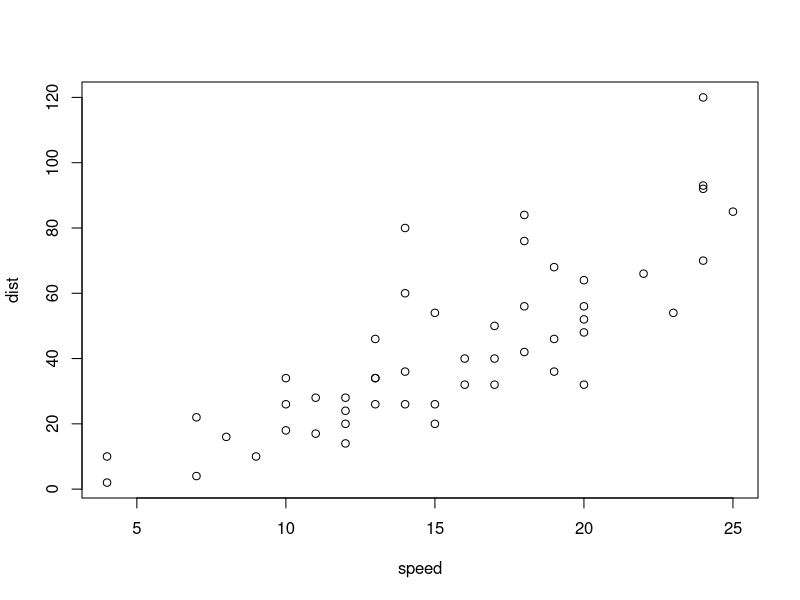
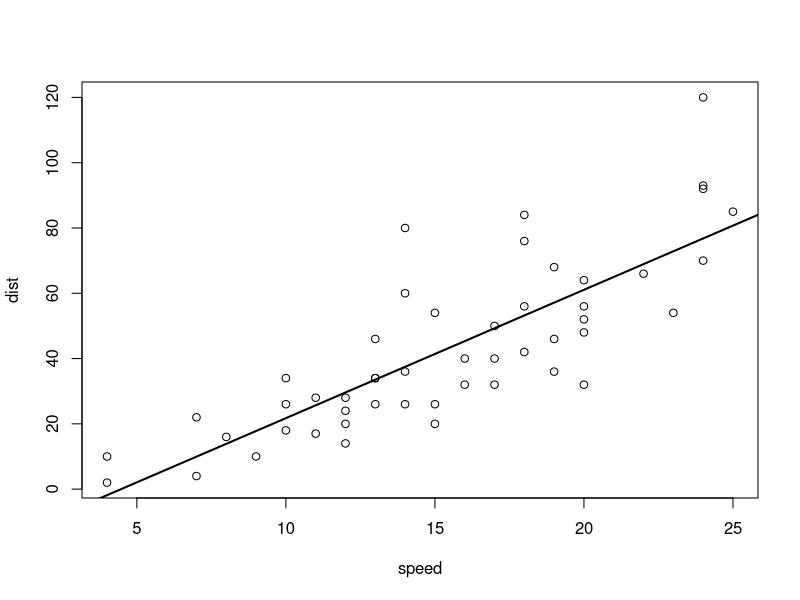
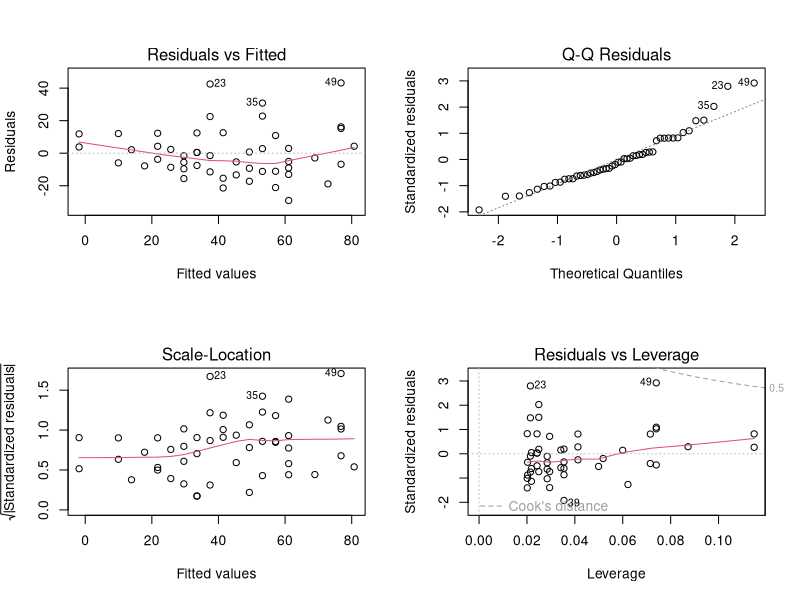
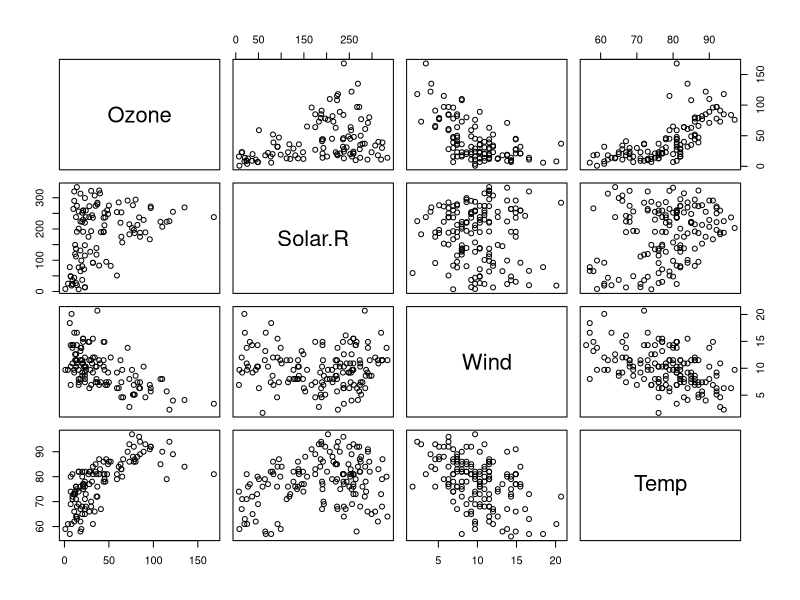
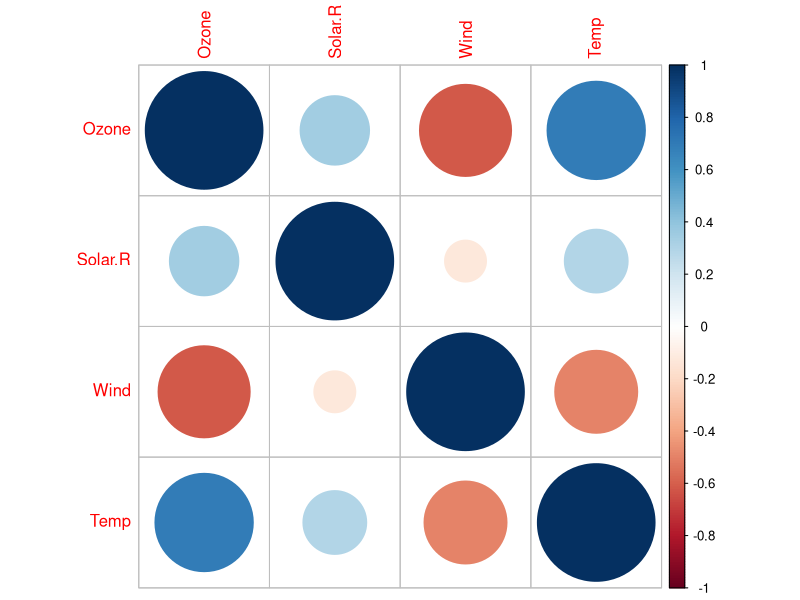
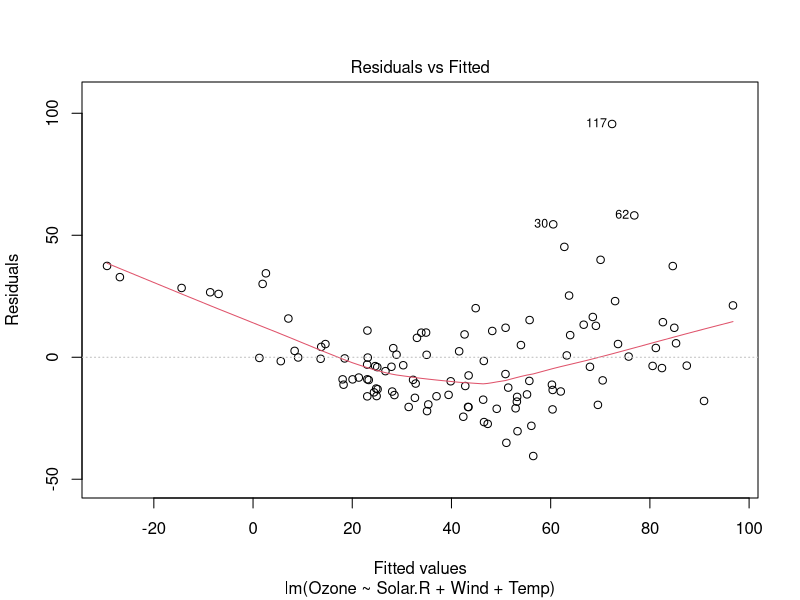
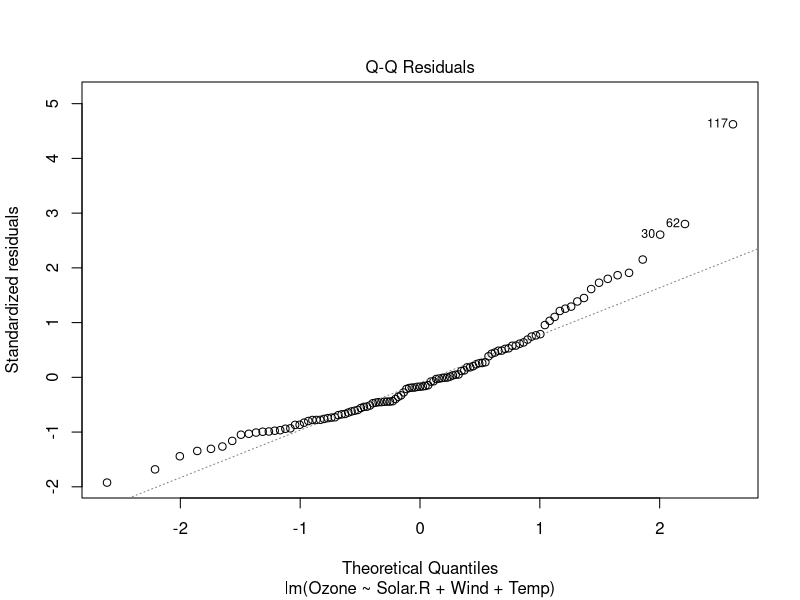
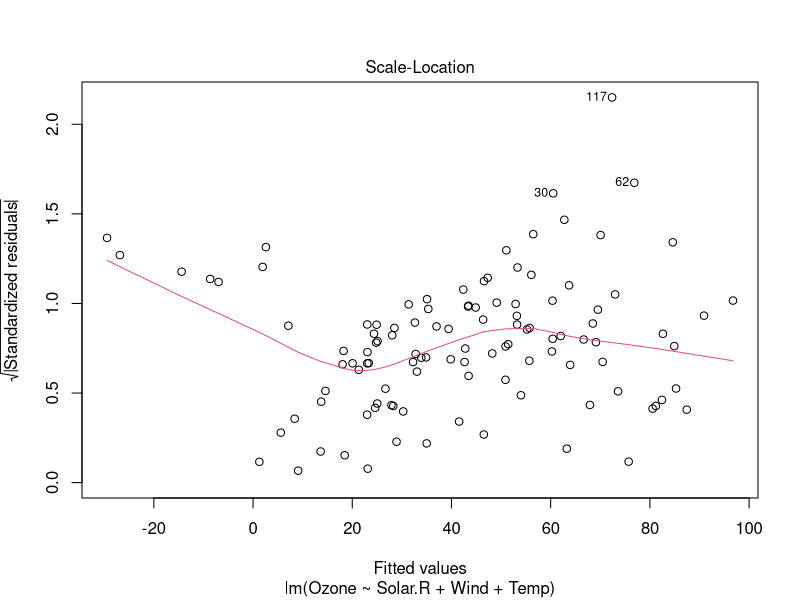

The R source for these figures, in order:
## 単回帰分析
## データ準備
#サンプルデータ読み込み
data('cars')
head(cars)
#散布図
plot(cars)
#相関係数
cor(cars$speed, cars$dist)

## 単回帰分析
#モデル当てはめ
cars.lm <- lm(dist~speed, data=cars)
summary(cars.lm)

#残差
residuals(cars.lm)
#cars.lm$residuals

#予測値
yhat <- predict(cars.lm)
u <- residuals(cars.lm)
data.frame(cars, yhat, u)

#グラフによる分析
plot(cars)
abline(cars.lm, lwd=2)

#残差分析
par(mfrow=c(2,2))
plot(cars.lm)
par(mfrow=c(1,1))

## 重回帰分析
#データ確認
str(airquality)
#class(airquality)
#head(airquality)
#対散布図
pairs(airquality[,1:4])
#相関行列
mcor <- cor(airquality[,1:4],use = "complete")
mcor
library(corrplot)
corrplot(mcor)

#モデルあてはめ
air.lm <- lm(Ozone~Solar.R+Wind+Temp, data=airquality)
summary(air.lm)

#回帰診断
plot(air.lm)
library(car)
vif(air.lm)

#交互作用モデルあてはめ
air.lm2 <- lm(Ozone~(Solar.R+Wind+Temp)^2, data=airquality)
summary(air.lm2)
#plot(air.lm2)

#変数選択
air.lm3 <- step(air.lm2)
summary(air.lm3)
round(coefficients(air.lm3),2)
plot(air.lm3)
vif(air.lm3)

#標準化
airquality$sOzone <- scale(airquality$Ozone)
airquality$sSolar.R <- scale(airquality$Solar.R)
airquality$sWind <- scale(airquality$Wind)
airquality$sTemp <- scale(airquality$Temp)

#モデル当てはめ
air.lm4 <- lm(sOzone~(sSolar.R+sWind+sTemp)^2, data=airquality)
air.lm5 <- step(air.lm4)
summary(air.lm5)

#回帰診断
par(mfrow=c(2,2))
vif(air.lm5)
plot(air.lm5)
